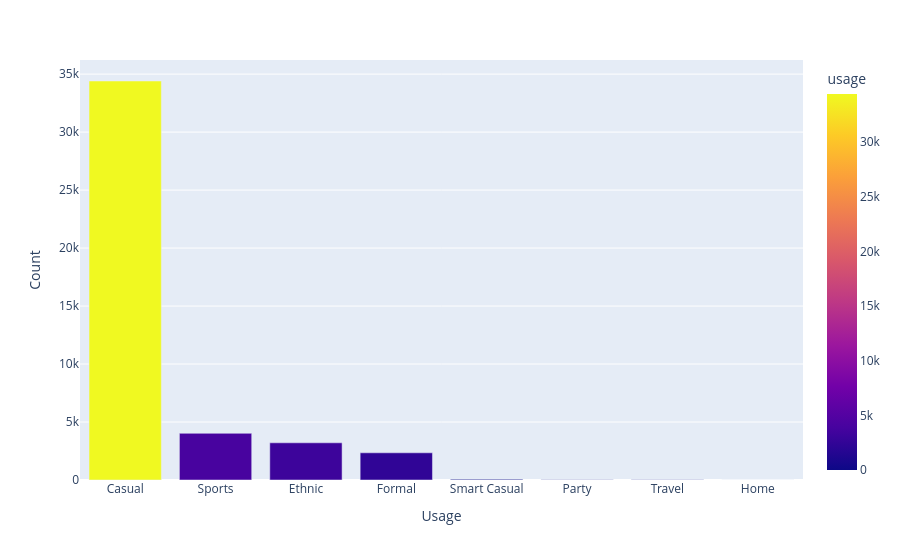

Notebook code for this chart:
### Code cell
fig = px.bar(uscount, x=uscount.index, y=uscount.values,color='usage',labels={'index':'Usage',
                                                                              'y':'Count'})
fig.show()

### Figure 1 — Plotly figure (JSON) as saved in the notebook; plotly's stock layout.template omitted (floating-point values rounded to 4 significant figures)
{"data": [{"alignmentgroup": "True", "hovertemplate": "Usage=%{x}<br>Count=%{y}<br>usage=%{marker.color}<extra></extra>", "legendgroup": "", "marker": {"color": [34406, 4025, 3208, 2345, 67, 29, 26, 1], "coloraxis": "coloraxis", "pattern": {"shape": ""}}, "name": "", "offsetgroup": "", "orientation": "v", "showlegend": false, "textposition": "auto", "x": ["Casual", "Sports", "Ethnic", "Formal", "Smart Casual", "Party", "Travel", "Home"], "xaxis": "x", "y": [34406, 4025, 3208, 2345, 67, 29, 26, 1], "yaxis": "y", "type": "bar"}], "layout": {"xaxis": {"anchor": "y", "domain": [0, 1], "title": {"text": "Usage"}, "type": "category", "range": [-0.5, 7.5], "autorange": true}, "yaxis": {"anchor": "x", "domain": [0, 1], "title": {"text": "Count"}, "type": "linear", "range": [0, 36220.0], "autorange": true}, "coloraxis": {"colorbar": {"title": {"text": "usage"}}, "colorscale": [[0, "#0d0887"], [0.1111, "#46039f"], [0.2222, "#7201a8"], [0.3333, "#9c179e"], [0.4444, "#bd3786"], [0.5556, "#d8576b"], [0.6667, "#ed7953"], [0.7778, "#fb9f3a"], [0.8889, "#fdca26"], [1, "#f0f921"]]}, "legend": {"tracegroupgap": 0}, "margin": {"t": 60}, "barmode": "relative", "autosize": true}}
